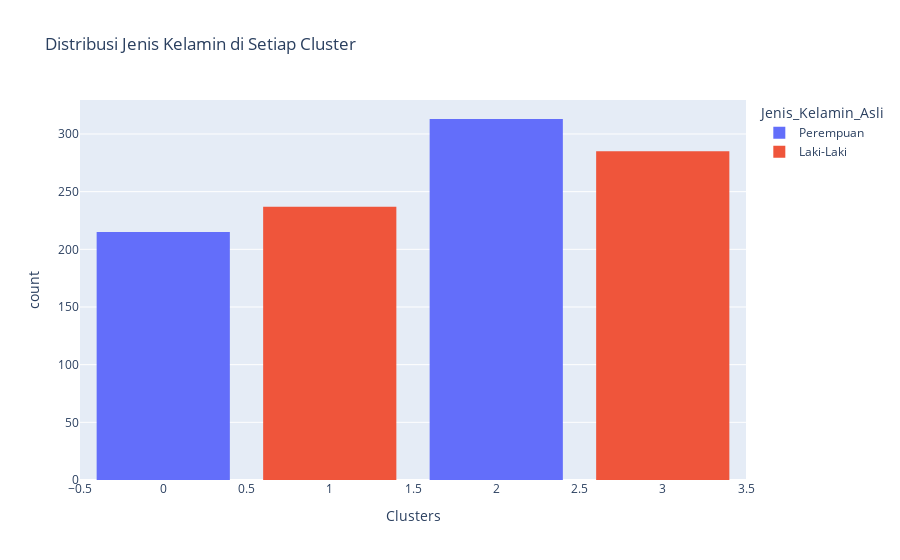

Notebook cell for this chart:
### Markdown cell above
##### Jenis kelamin

### Code cell
# Menghitung status per cluster dengan label asli
df['Jenis_Kelamin_Asli'] = label_encoders['Jenis_Kelamin'].inverse_transform(df['Jenis_Kelamin'])

# Membuat histogram dengan label asli
fig = px.histogram(df, x="Clusters", title="Distribusi Jenis Kelamin di Setiap Cluster", color="Jenis_Kelamin_Asli")
fig.update_layout(bargap=0.2)
fig.show()

### Figure 1 — Plotly figure (JSON) as saved in the notebook; plotly's stock layout.template omitted (floating-point values rounded to 4 significant figures; data arrays with more than 128 entries replaced by an {"elided": "..."} marker saying what was removed)
{"data": [{"alignmentgroup": "True", "bingroup": "x", "hovertemplate": "Jenis_Kelamin_Asli=Perempuan<br>Clusters=%{x}<br>count=%{y}<extra></extra>", "legendgroup": "Perempuan", "marker": {"color": "#636efa", "pattern": {"shape": ""}}, "name": "Perempuan", "offsetgroup": "Perempuan", "orientation": "v", "showlegend": true, "type": "histogram", "x": {"elided": "528 int values"}, "xaxis": "x", "yaxis": "y"}, {"alignmentgroup": "True", "bingroup": "x", "hovertemplate": "Jenis_Kelamin_Asli=Laki-Laki<br>Clusters=%{x}<br>count=%{y}<extra></extra>", "legendgroup": "Laki-Laki", "marker": {"color": "#EF553B", "pattern": {"shape": ""}}, "name": "Laki-Laki", "offsetgroup": "Laki-Laki", "orientation": "v", "showlegend": true, "type": "histogram", "x": {"elided": "522 int values"}, "xaxis": "x", "yaxis": "y"}], "layout": {"bargap": 0.2, "barmode": "relative", "legend": {"title": {"text": "Jenis_Kelamin_Asli"}, "tracegroupgap": 0}, "title": {"text": "Distribusi Jenis Kelamin di Setiap Cluster"}, "xaxis": {"anchor": "y", "domain": [0, 1], "title": {"text": "Clusters"}}, "yaxis": {"anchor": "x", "domain": [0, 1], "title": {"text": "count"}}}}
